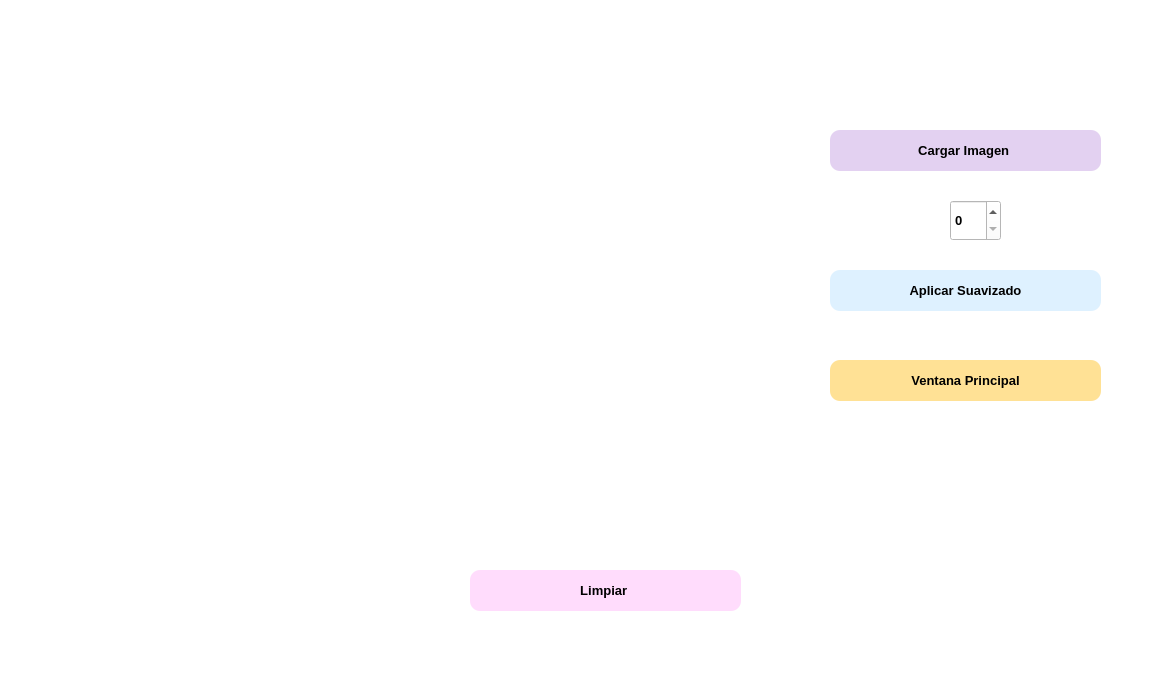
<?xml version="1.0" encoding="UTF-8"?>
<ui version="4.0">
 <class>Dialog</class>
 <widget class="QDialog" name="Dialog">
  <property name="geometry">
   <rect>
    <x>0</x>
    <y>0</y>
    <width>1174</width>
    <height>673</height>
   </rect>
  </property>
  <property name="windowTitle">
   <string>Dialog</string>
  </property>
  <property name="styleSheet">
   <string notr="true">background-color: rgb(255, 255, 255);</string>
  </property>
  <widget class="QPushButton" name="cargar">
   <property name="geometry">
    <rect>
     <x>830</x>
     <y>130</y>
     <width>271</width>
     <height>41</height>
    </rect>
   </property>
   <property name="font">
    <font>
     <pointsize>10</pointsize>
     <bold>true</bold>
    </font>
   </property>
   <property name="styleSheet">
    <string notr="true">background-color: rgb(227, 209, 241);border-radius: 10px;</string>
   </property>
   <property name="text">
    <string>Cargar Imagen </string>
   </property>
  </widget>
  <widget class="QPushButton" name="BotonSalir">
   <property name="geometry">
    <rect>
     <x>830</x>
     <y>360</y>
     <width>271</width>
     <height>41</height>
    </rect>
   </property>
   <property name="font">
    <font>
     <pointsize>10</pointsize>
     <bold>true</bold>
    </font>
   </property>
   <property name="styleSheet">
    <string notr="true">background-color: rgb(255, 225, 149);border-radius: 10px;</string>
   </property>
   <property name="text">
    <string>Ventana Principal</string>
   </property>
  </widget>
  <widget class="QSpinBox" name="spinBox">
   <property name="geometry">
    <rect>
     <x>950</x>
     <y>200</y>
     <width>51</width>
     <height>41</height>
    </rect>
   </property>
   <property name="font">
    <font>
     <pointsize>10</pointsize>
     <bold>true</bold>
    </font>
   </property>
  </widget>
  <widget class="QPushButton" name="AplicarS">
   <property name="geometry">
    <rect>
     <x>830</x>
     <y>270</y>
     <width>271</width>
     <height>41</height>
    </rect>
   </property>
   <property name="font">
    <font>
     <pointsize>10</pointsize>
     <bold>true</bold>
    </font>
   </property>
   <property name="styleSheet">
    <string notr="true">background-color: rgb(222, 241, 255); border-radius: 10px;</string>
   </property>
   <property name="text">
    <string>Aplicar Suavizado</string>
   </property>
  </widget>
  <widget class="QWidget" name="contenedor" native="true">
   <property name="geometry">
    <rect>
     <x>60</x>
     <y>110</y>
     <width>721</width>
     <height>441</height>
    </rect>
   </property>
   <widget class="QWidget" name="verticalLayoutWidget">
    <property name="geometry">
     <rect>
      <x>40</x>
      <y>30</y>
      <width>651</width>
      <height>361</height>
     </rect>
    </property>
    <layout class="QVBoxLayout" name="img"/>
   </widget>
  </widget>
  <widget class="QPushButton" name="limpiar">
   <property name="geometry">
    <rect>
     <x>470</x>
     <y>570</y>
     <width>271</width>
     <height>41</height>
    </rect>
   </property>
   <property name="font">
    <font>
     <pointsize>10</pointsize>
     <bold>true</bold>
    </font>
   </property>
   <property name="styleSheet">
    <string notr="true">border-radius: 10px;
background-color: rgb(255, 220, 252);</string>
   </property>
   <property name="text">
    <string>Limpiar </string>
   </property>
  </widget>
  <widget class="QLabel" name="label">
   <property name="geometry">
    <rect>
     <x>770</x>
     <y>420</y>
     <width>421</width>
     <height>251</height>
    </rect>
   </property>
   <property name="text">
    <string/>
   </property>
   <property name="pixmap">
    <pixmap>imagen2.png</pixmap>
   </property>
   <property name="scaledContents">
    <bool>true</bool>
   </property>
  </widget>
  <widget class="QLabel" name="label_2">
   <property name="geometry">
    <rect>
     <x>20</x>
     <y>10</y>
     <width>161</width>
     <height>121</height>
    </rect>
   </property>
   <property name="text">
    <string/>
   </property>
   <property name="pixmap">
    <pixmap>a.png</pixmap>
   </property>
   <property name="scaledContents">
    <bool>true</bool>
   </property>
  </widget>
 </widget>
 <resources/>
 <connections/>
</ui>
